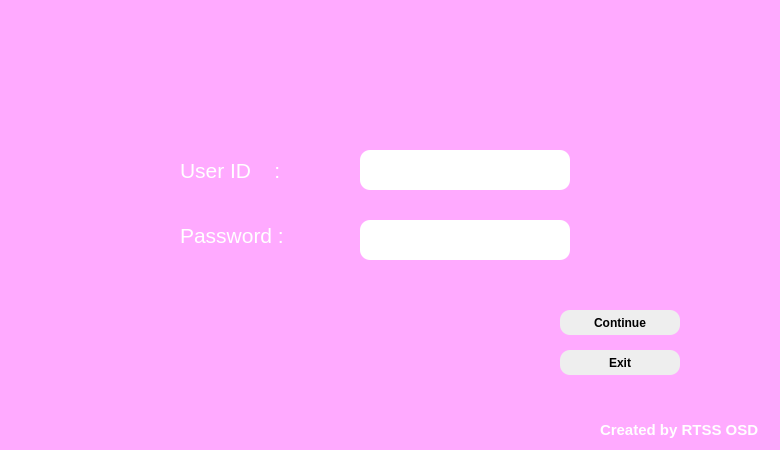
<?xml version="1.0" encoding="UTF-8"?>
<ui version="4.0">
 <class>Form</class>
 <widget class="QWidget" name="Form">
  <property name="geometry">
   <rect>
    <x>0</x>
    <y>0</y>
    <width>780</width>
    <height>450</height>
   </rect>
  </property>
  <property name="windowTitle">
   <string>Form</string>
  </property>
  <property name="whatsThis">
   <string>&lt;html&gt;&lt;head/&gt;&lt;body&gt;&lt;p&gt;&lt;a href=&quot;https://pngtree.com/freebackground/modern-double-color-futuristic-neon-background_1181573.html&quot;&gt;&lt;span style=&quot; text-decoration: underline; color:#0000ff;&quot;&gt;background&lt;/span&gt;&lt;/a&gt;&lt;/p&gt;&lt;/body&gt;&lt;/html&gt;</string>
  </property>
  <property name="styleSheet">
   <string notr="true">background-color: rgb(255, 170, 255);
</string>
  </property>
  <widget class="QLabel" name="label">
   <property name="geometry">
    <rect>
     <x>0</x>
     <y>0</y>
     <width>780</width>
     <height>450</height>
    </rect>
   </property>
   <property name="styleSheet">
    <string notr="true"/>
   </property>
   <property name="text">
    <string/>
   </property>
   <property name="pixmap">
    <pixmap>2 img.jpg</pixmap>
   </property>
   <property name="scaledContents">
    <bool>true</bool>
   </property>
  </widget>
  <widget class="QLabel" name="label_3">
   <property name="geometry">
    <rect>
     <x>180</x>
     <y>150</y>
     <width>141</width>
     <height>41</height>
    </rect>
   </property>
   <property name="font">
    <font>
     <family>MS Shell Dlg 2</family>
     <pointsize>16</pointsize>
     <weight>9</weight>
     <italic>false</italic>
     <bold>false</bold>
    </font>
   </property>
   <property name="whatsThis">
    <string>&lt;html&gt;&lt;head/&gt;&lt;body&gt;&lt;p&gt;&lt;span style=&quot; text-decoration: underline; color:#ffffff;&quot;&gt;User ID:&lt;/span&gt;&lt;/p&gt;&lt;/body&gt;&lt;/html&gt;</string>
   </property>
   <property name="styleSheet">
    <string notr="true">background-color: none;

font: 75 16pt &quot;MS Shell Dlg 2&quot;;
color: rgb(255, 255, 255);</string>
   </property>
   <property name="text">
    <string>User ID    :</string>
   </property>
   <property name="scaledContents">
    <bool>false</bool>
   </property>
  </widget>
  <widget class="QLabel" name="label_4">
   <property name="geometry">
    <rect>
     <x>180</x>
     <y>220</y>
     <width>150</width>
     <height>30</height>
    </rect>
   </property>
   <property name="font">
    <font>
     <family>MS Shell Dlg 2</family>
     <pointsize>16</pointsize>
     <weight>9</weight>
     <italic>false</italic>
     <bold>false</bold>
    </font>
   </property>
   <property name="styleSheet">
    <string notr="true">background-color: none;
color: rgb(255, 255, 255);
font: 75 16pt &quot;MS Shell Dlg 2&quot;;</string>
   </property>
   <property name="text">
    <string>Password :</string>
   </property>
  </widget>
  <widget class="QLineEdit" name="lineEdit_3">
   <property name="geometry">
    <rect>
     <x>360</x>
     <y>150</y>
     <width>210</width>
     <height>40</height>
    </rect>
   </property>
   <property name="font">
    <font>
     <pointsize>12</pointsize>
     <weight>75</weight>
     <bold>true</bold>
    </font>
   </property>
   <property name="styleSheet">
    <string notr="true">

QLineEdit{
background-color:none;
border-radius:10px;
color: rgb(6, 6, 6);
}
QLineEdit:focus{
border:2px solid #FBAD25;}

</string>
   </property>
   <property name="text">
    <string/>
   </property>
  </widget>
  <widget class="QLineEdit" name="lineEdit_4">
   <property name="geometry">
    <rect>
     <x>360</x>
     <y>220</y>
     <width>210</width>
     <height>40</height>
    </rect>
   </property>
   <property name="font">
    <font>
     <pointsize>12</pointsize>
     <weight>75</weight>
     <bold>true</bold>
    </font>
   </property>
   <property name="styleSheet">
    <string notr="true">QLineEdit{
background-color:none;

border-radius:10px;
color: rgb(6, 6, 6);
}
QLineEdit:focus{
border:2px solid #FBAD25;}
</string>
   </property>
   <property name="text">
    <string/>
   </property>
   <property name="echoMode">
    <enum>QLineEdit::Password</enum>
   </property>
  </widget>
  <widget class="QPushButton" name="continueButton">
   <property name="geometry">
    <rect>
     <x>560</x>
     <y>310</y>
     <width>120</width>
     <height>25</height>
    </rect>
   </property>
   <property name="font">
    <font>
     <pointsize>9</pointsize>
     <weight>75</weight>
     <bold>true</bold>
    </font>
   </property>
   <property name="styleSheet">
    <string notr="true">QPushButton{
border-radius:10px;
border-color: rgb(111, 111, 111);
background-color: rgb(238, 238, 238);}
QPushButton:hover{
background-color: rgb(255, 255, 127);}</string>
   </property>
   <property name="text">
    <string>Continue</string>
   </property>
  </widget>
  <widget class="QPushButton" name="exitButton">
   <property name="geometry">
    <rect>
     <x>560</x>
     <y>350</y>
     <width>120</width>
     <height>25</height>
    </rect>
   </property>
   <property name="font">
    <font>
     <pointsize>9</pointsize>
     <weight>75</weight>
     <bold>true</bold>
    </font>
   </property>
   <property name="styleSheet">
    <string notr="true">QPushButton{
border-radius:10px;
border-color: rgb(111, 111, 111);
background-color: rgb(238, 238, 238);}
QPushButton:hover{
background-color: rgb(255, 255, 127);}</string>
   </property>
   <property name="text">
    <string>Exit</string>
   </property>
  </widget>
  <widget class="QLabel" name="label_5">
   <property name="geometry">
    <rect>
     <x>600</x>
     <y>420</y>
     <width>161</width>
     <height>20</height>
    </rect>
   </property>
   <property name="font">
    <font>
     <pointsize>11</pointsize>
     <weight>75</weight>
     <bold>true</bold>
    </font>
   </property>
   <property name="styleSheet">
    <string notr="true">background-color: none;
color: rgb(255, 255, 255);
</string>
   </property>
   <property name="text">
    <string>Created by RTSS OSD</string>
   </property>
  </widget>
  <widget class="QLabel" name="label_7">
   <property name="geometry">
    <rect>
     <x>510</x>
     <y>30</y>
     <width>221</width>
     <height>51</height>
    </rect>
   </property>
   <property name="text">
    <string/>
   </property>
   <property name="pixmap">
    <pixmap>rane.png</pixmap>
   </property>
  </widget>
 </widget>
 <resources>
  <include location="susi.qrc"/>
 </resources>
 <connections/>
</ui>
